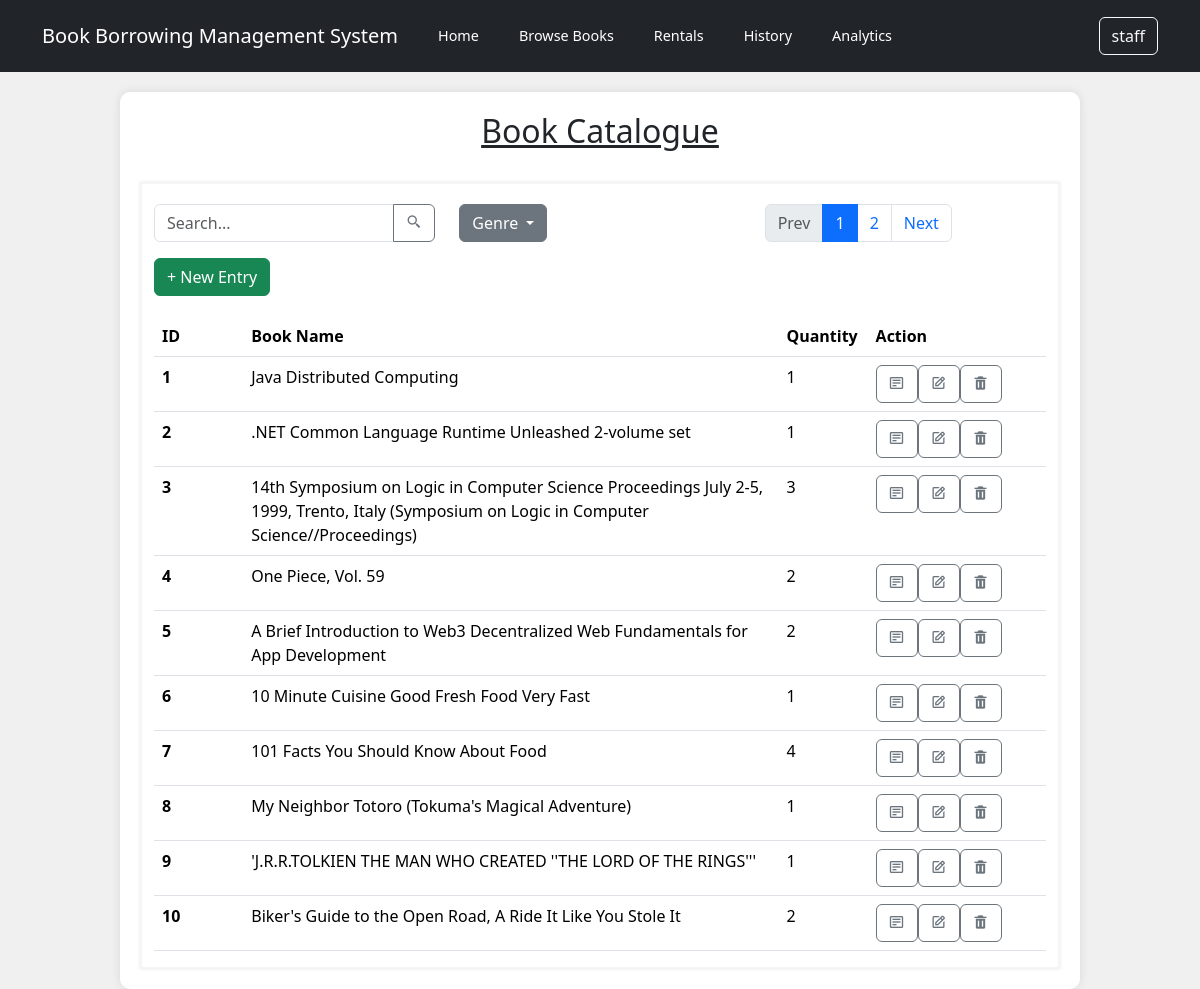
The page /bookCatalogueManage.php (signed in) on the database its author committed.
### tables this page shows
CREATE TABLE `book` (
  `id` int(5) NOT NULL,
  `bookTitle` varchar(255) NOT NULL,
  `pagesNumber` int(5) NOT NULL,
  `authorName` varchar(255) NOT NULL,
  `quantity` int(5) NOT NULL,
  `isbn` varchar(255) NOT NULL,
  `genre` varchar(255) NOT NULL,
  `publicationCompany` varchar(255) NOT NULL,
  `bookCover` varchar(255) DEFAULT NULL
);

### bookCatalogueManage.php (the view, shortened to what this page needs)
<?php
include_once "./controllers/db_connection.php";
$records_per_page = 10;
$current_page = isset($_GET['page']) ? intval($_GET['page']) : 1;
$offset = ($current_page - 1) * $records_per_page;
$sql = "SELECT id, bookTitle, quantity FROM book";
$sql .= " LIMIT $offset, $records_per_page";
$result = mysqli_query($conn, $sql);
$total_records_sql = "SELECT COUNT(*) AS total FROM book";
$total_records_result = mysqli_query($conn, $total_records_sql);
$total_records = mysqli_fetch_assoc($total_records_result)['total'];
$total_pages = ceil($total_records / $records_per_page);
?>
<!DOCTYPE html>
<html lang="en">
<head>
    <link href="https://cdn.jsdelivr.net/npm/bootstrap@5.3.3/dist/css/bootstrap.min.css" rel="stylesheet">
    <link rel="stylesheet" href="./custom_css/navbar.css">
    <link rel="stylesheet" href="./custom_css/layout.css">
    <link rel="stylesheet" href="./custom_css/bookCatalogue.css">
    <link href='https://unpkg.com/boxicons@2.1.4/css/boxicons.min.css' rel='stylesheet'>
</head>
<body>
    <nav class="navbar navbar-expand-lg navbar-dark bg-dark">
        <div class="container">
            <div class="row">
                <div class="col">
                    <p class="navbar-brand">Book Borrowing Management System</p>
                </div>
                <div class="col">
                    <a class="navbar-brand navbar-link" href="./homepage.php">Home</a>
                </div>
                <div class="col">
                    <a class="navbar-brand navbar-link" href="./bookCatalogueManage.php">Browse Books</a>
                </div>
                <div class="col">
                    <a class="navbar-brand navbar-link" href="#">Rentals</a>
                </div>
                <div class="col">
                    <a class="navbar-brand navbar-link" href="./reservationHistory.php">History</a>
                </div>
                <div class="col">
                    <a class="navbar-brand navbar-link" href="#">Analytics</a>
                </div>
            </div>
            <form class="d-flex" action="<?php echo htmlspecialchars($_SERVER["PHP_SELF"]); ?>" method="post">
                <div class="dropdown">
                    <button class="btn btn-outline-light" type="button" id="dropdownMenuButton" data-bs-toggle="dropdown" aria-expanded="false">
                        <?php echo htmlspecialchars($_SESSION["username"]); ?>
                    </button>
                </div>
            </form>
        </div>
    </nav>
    <div class="container container-main">
        <h2 style="text-align:center;"><u>Book Catalogue</u></h2>
        <br>
        <div class="container container-sub">
            <div class="row">
                <div class="col-md-4">
                    <form class="input-group mb-3" action="<?php echo htmlspecialchars($_SERVER["PHP_SELF"]); ?>" method="get">
                        <input type="text" class="form-control" placeholder="Search..." aria-label="Search" aria-describedby="basic-addon2" name="search">
                        <button class="btn btn-outline-secondary" type="submit" id="button-addon2">
                            <i class='bx bx-search-alt-2'></i></button>
                    </form>
                </div>
                <div class="col-md-4">
                    <div class="dropdown">
                        <button class="btn btn-secondary dropdown-toggle" type="button" id="dropdownMenuButton" data-bs-toggle="dropdown" aria-expanded="false">
                            Genre
                        </button>
                    </div>
                </div>
                <div class="col-md-4 text-end">
                    <nav aria-label="Page navigation example">
                        <ul class="pagination">
                            <li class="page-item <?php echo ($current_page == 1) ? 'disabled' : ''; ?>">
                                <a class="page-link" href="<?php echo ($current_page == 1) ? '#' : 'bookCatalogueManage.php?page=' . ($current_page - 1); ?>">Prev</a>
                            </li>
                            <?php for ($i = 1; $i <= $total_pages; $i++) : ?>
                                <li class="page-item <?php echo ($i == $current_page) ? 'active' : ''; ?>">
                                    <a class="page-link" href="bookCatalogueManage.php?page=<?php echo $i; ?>"><?php echo $i; ?></a>
                                </li>
                            <?php endfor; ?>
                            <li class="page-item <?php echo ($current_page == $total_pages) ? 'disabled' : ''; ?>">
                                <a class="page-link" href="<?php echo ($current_page == $total_pages) ? '#' : 'bookCatalogueManage.php?page=' . ($current_page + 1); ?>">Next</a>
                            </li>
                        </ul>
                    </nav>
                </div>
                <div class="col-md-4">
                    <a href="./addBook.php"><button type="button" class="btn btn-success">+ New Entry</button></a>
                </div>
                <div class="container" style="margin-top:20px;">
                    <table class="table">
                        <thead>
                            <tr>
                                <th scope="col">ID</th>
                                <th scope="col">Book Name</th>
                                <th scope="col">Quantity</th>
                                <th scope="col">Action</th>
                            </tr>
                        </thead>
                        <tbody>
                            <?php
                            while ($row = mysqli_fetch_assoc($result)) {
                                echo "<tr style='width:10%;'>";
                                echo "<th scope='row'>" . $row["id"] . "</th>";
                                echo "<td style='width:60%;'>" . $row["bookTitle"] . "</td>";
                                echo "<td style='width:10%;'>" . $row["quantity"] . "</td>";
                                echo "<td style='width:20%;'>";
                                echo "<a href='viewBook.php?view=" . $row["id"] . "' class='btn btn-outline-secondary'><i class='bx bx-detail'></i></a>";
                                echo "<a href='editBook.php?view=" . $row["id"] . "' class='btn btn-outline-secondary'><i class='bx bx-edit'></i></a>";
                                echo "<button class='btn btn-outline-secondary' data-bs-toggle='modal' data-bs-target='#deleteModal' data-id='" . $row["id"] . "'><i class='bx bxs-trash'></i></button>";
                                echo "</td>";
                                echo "</tr>";
                            }
                            ?>
                        </tbody>
                    </table>
                </div>
            </div>
        </div>
</body>
</html>

### custom_css/navbar.css (style rules this page uses)
.navbar-brand { display: flex; align-items: center; justify-content: center; height: 100%; }
.navbar-link { font-size: 0.9rem; }

### custom_css/layout.css (style rules this page uses)
body { background-color: #f0f0f0; }
.container-main { margin-top: 20px; margin-left: auto; margin-right: auto; width: 80%; padding: 20px; background-color: white; border-radius: 10px; box-shadow: 0px 0px 10px rgba(0, 0, 0, 0.1); }

### custom_css/bookCatalogue.css (style rules this page uses)
.container-sub { box-shadow: 0px 0px 3px rgba(0, 0, 0, 0.1); border: 2px solid whitesmoke; }
.container-sub .input-group, .container-sub .dropdown, .container-sub .pagination { margin-top: 20px; }

### rows shown on the page
book: id "1", bookTitle "Java Distributed Computing", quantity "1"
book: id "2", bookTitle ".NET Common Language Runtime Unleashed 2-volume set", quantity "1"
book: id "3", bookTitle "14th Symposium on Logic in Computer Science Proceedings July 2-5, 1999, Trento, Italy (Symposium on Logic in Computer Science//Proceedings)", quantity "3"
book: id "4", bookTitle "One Piece, Vol. 59", quantity "2"
book: id "5", bookTitle "A Brief Introduction to Web3 Decentralized Web Fundamentals for App Development", quantity "2"
book: id "6", bookTitle "10 Minute Cuisine Good Fresh Food Very Fast", quantity "1"
book: id "7", bookTitle "101 Facts You Should Know About Food", quantity "4"
book: id "8", bookTitle "My Neighbor Totoro (Tokuma's Magical Adventure)", quantity "1"
book: id "9", bookTitle "'J.R.R.TOLKIEN THE MAN WHO CREATED ''THE LORD OF THE RINGS'''", quantity "1"
book: id "10", bookTitle "Biker's Guide to the Open Road, A Ride It Like You Stole It", quantity "2"

### other values the page prints
$_SESSION["username"] "staff"
